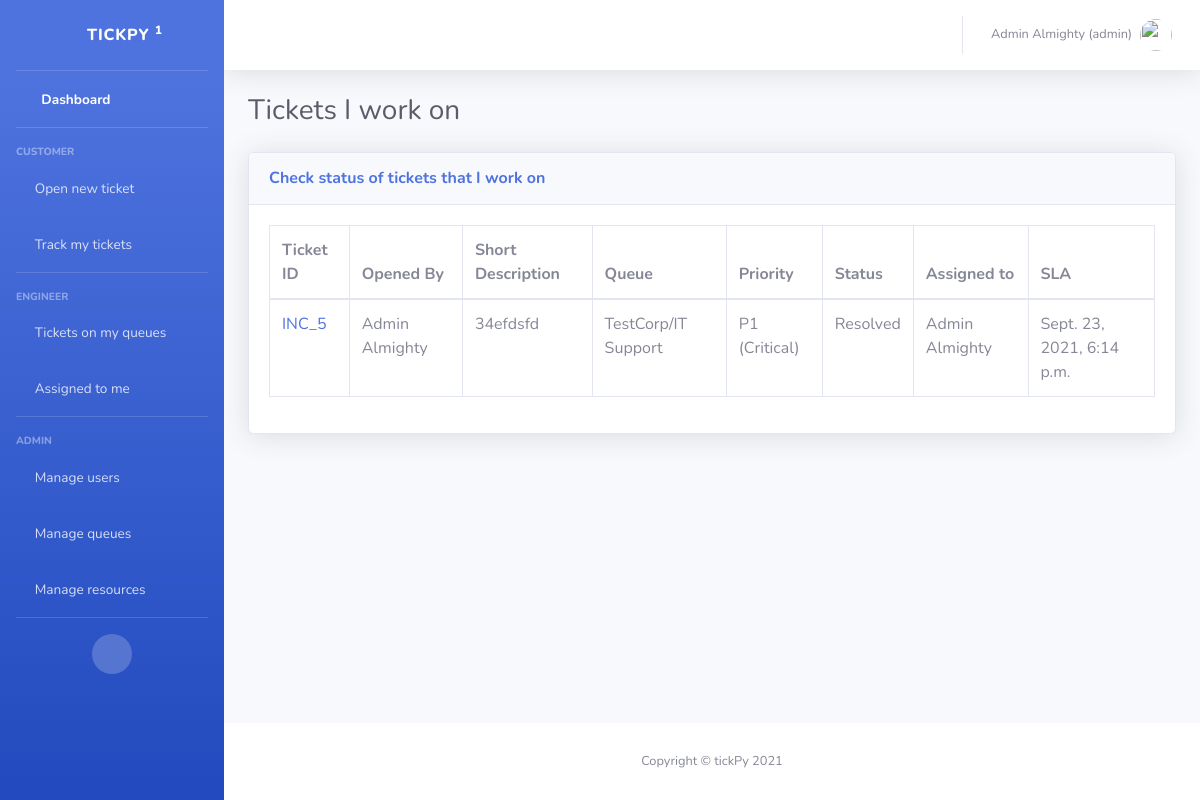
Before: /engineer_assigned_to_me/ (signed in) with the older database file.
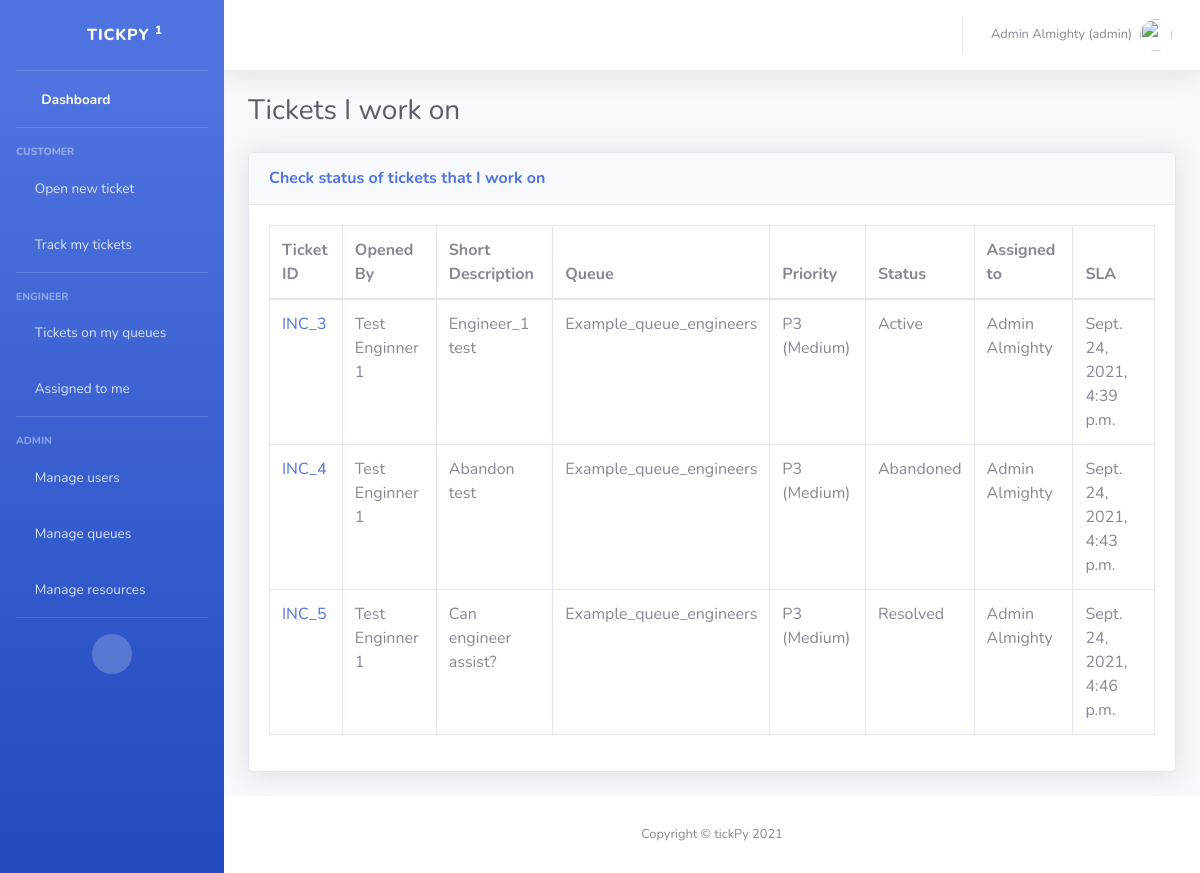
After: the same page with the newer database file.
### tick_app/models.py (models this page shows, shortened)
class Ticket(models.Model):
    PRIORITY = (
        ('P1 (Critical)', 'P1 (Critical)'),
        ('P2 (High)', 'P2 (High)'),
        ('P3 (Medium)', 'P3 (Medium)'),
        ('P4 (Low)', 'P4 (Low)'),
        ('P5 (Info)', 'P5 (Info)'),
    )
    STATUS = (
        ('New', 'New'),
        ('Resolved', 'Resolved'),
        ('Abandoned', 'Abandoned'),
        ('Info required', 'Info required'),
        ('Updated', 'Updated'),
        ('Active', 'Active'),
    )
    queue = models.ForeignKey(Queue, on_delete=models.CASCADE)
    resource = models.ForeignKey(Resource, on_delete=models.CASCADE)
    user = models.ForeignKey(User, on_delete=models.CASCADE)
    assigned_engineer = models.CharField(max_length=100, blank=True)
    priority = models.CharField(max_length=16, choices=PRIORITY)
    short_desc = models.CharField(max_length=50)
    long_desc = models.TextField()
    date_created = models.DateTimeField(auto_now_add=True, null=True)
    status = models.CharField(max_length=16, choices=STATUS, default='New')

class Queue(models.Model):
    name = models.CharField(max_length=200, null=True)
    assigned_users = models.ManyToManyField(User, blank=True)
    def __str__(self):
        return self.name

### tick_app/decorators.py (the view)
        def wrapper_func(request, *args, **kwargs):
            group = None
            if request.user.groups.exists():
                group = request.user.groups.all()[0].name
            if group in allowed_roles:
                return view_func(request, *args, **kwargs)
            else:
                return HttpResponse('You are not authorized to view this page')

### tick_app/views.py (called while the page is built)
@allowed_users(allowed_roles=['admin', 'engineer'])
@login_required(login_url='login')
def show_tickets_assigned_to_me(request):
    user_first_name = request.user.first_name
    user_last_name = request.user.last_name
    working_engineer = f"{user_first_name} {user_last_name}"
    tickets = Ticket.objects.all()
    tickets_assigned_to_me = tickets.filter(assigned_engineer=working_engineer)
    context = {'tickets': tickets_assigned_to_me}
    return render(request, 'tick_app/engineer_assigned_to_me.html', context)

### tick_app/templates/tick_app/engineer_assigned_to_me.html (shortened to what this page needs)
{% extends 'tick_app/main.html' %}
{% load static %}
{% block content %}
<body id="page-top">
<div id="wrapper">
    {% include 'tick_app/sidebar.html'%}
    <div id="content-wrapper" class="d-flex flex-column">
        <div id="content">
            {% include 'tick_app/navbar.html'%}
            <div class="container-fluid">
                <div class="d-sm-flex align-items-center justify-content-between mb-4">
                    <h1 class="h3 mb-0 text-gray-800">Tickets I work on</h1>
                </div>
                <div class="card shadow mb-4">
                    <div class="card-header py-3">
                        <h6 class="m-0 font-weight-bold text-primary">Check status of tickets that I work on</h6>
                    </div>
                    <div class="card-body">
                        <div class="table-responsive">
                            <table class="table table-bordered" id="dataTable" width="100%" cellspacing="0">
                                <thead>
                                <tr>
                                    <th>Ticket ID</th>
                                    <th>Opened By</th>
                                    <th>Short Description</th>
                                    <th>Queue</th>
                                    <th>Priority</th>
                                    <th>Status</th>
                                    <th>Assigned to</th>
                                    <th>SLA</th>
                                </tr>
                                </thead>
                                <tbody>
                                {% for ticket in tickets %}
                                <tr>
                                    <td><a href="{% url 'show_ticket' ticket.id %}">INC_{{ ticket.id }}</a></td>
                                    <td>{{ ticket.user.first_name}} {{ ticket.user.last_name}}</td>
                                    <td>{{ ticket.short_desc }}</td>
                                    <td>{{ ticket.queue }}</td>
                                    <td>{{ ticket.priority }}</td>
                                    <td>{{ ticket.status }}</td>
                                    <td>{{ ticket.assigned_engineer }}</td>
                                    <td>{{ ticket.date_created }}</td>
                                </tr>
                                {% endfor %}
                                </tbody>
                            </table>
                        </div>
                    </div>
                </div>
            </div>
        </div>
        {% include 'tick_app/footer.html' %}
    </div>
</div>
{% endblock %}

Changed rows visible on the page:
now on this page (row edited): Ticket: id "3", user.first_name "Test", user.last_name "Enginner 1", short_desc "Engineer_1 test", queue "Example_queue_engineers", priority "P3 (Medium)", status "Active", assigned_engineer "Admin Almighty", date_created "Sept. 24, 2021, 4:39 p.m."
now on this page (row edited): Ticket: id "4", user.first_name "Test", user.last_name "Enginner 1", short_desc "Abandon test", queue "Example_queue_engineers", priority "P3 (Medium)", status "Abandoned", assigned_engineer "Admin Almighty", date_created "Sept. 24, 2021, 4:43 p.m."
changed Ticket "Resolved": user.first_name "Admin" → "Test"; user.last_name "Almighty" → "Enginner 1"; short_desc "34efdsfd" → "Can engineer assist?"; queue "TestCorp/IT Support" → "Example_queue_engineers"; priority "P1 (Critical)" → "P3 (Medium)"; date_created "Sept. 23, 2021, 6:14 p.m." → "Sept. 24, 2021, 4:46 p.m."
